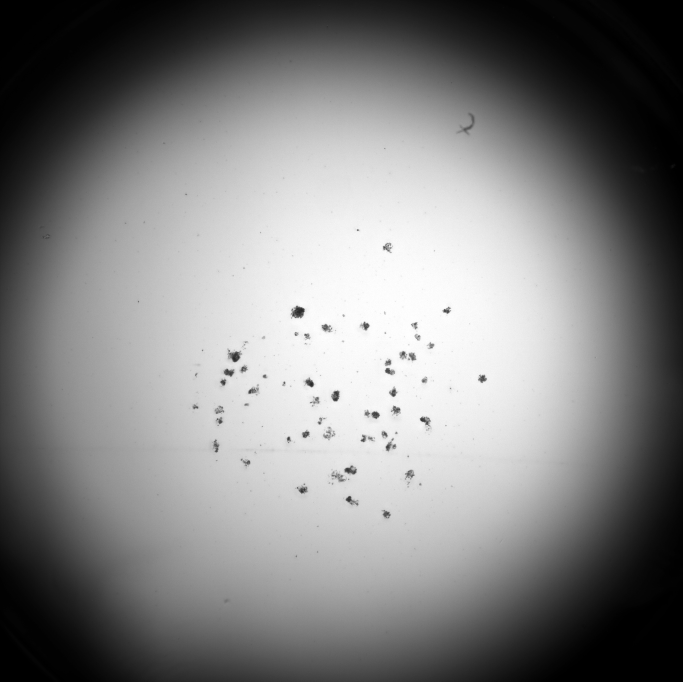
#> input picture examples/crc/input/CRC_D12_J4M-CPT-11_WellE7_ChannelBF-2X_Seq0003_RGB_C1.png, 2048 x 2044 px (shown at 1/3 size); its folder holds 2 pictures in this run
$ python masks.py --masks ../../examples/crc/input --output out.png
#> lines starting #> are read from the running program, lines starting #| are printed output that depends on the picture; after the words box and inside, x2 and y2 are one past the last pixel; in counts of white or black regions, pixels touching at a corner belong together
### oreval/oreval/core.py
"""Model-agnostic evaluation of segmentation-derived functional readouts.

Inputs are plain tables, so any segmenter can be evaluated:
  - readouts: one row per image (image id + numeric readouts, e.g. foreground area), from `readouts_from_masks` or your own pipeline;
  - metadata: one row per image with experimental annotations (control flag, grouping keys, assay value, drug, concentration, line).

Endpoints (each reported with its tier):
  association        Spearman rho(readout, assay) with a cluster bootstrap CI           [control-relative, no fitting]
  dose_direction     sign agreement of rho(conc, readout) and rho(conc, assay)          [control-relative, no fitting]
  within_group_rank  per drug: Spearman over lines of concentration-averaged responses  [control-relative, no fitting]
  general_baseline   ranking from each line's mean assay response to the other drugs    [assay-only reference]
Calibrated predictions (fitting readouts to assay labels) are intentionally left to the user's own model; the tier is recorded.
"""
from __future__ import annotations

import math
from dataclasses import dataclass

import numpy as np
import pandas as pd
from scipy import ndimage as ndi
from scipy.stats import spearmanr

EIGHT = np.ones((3, 3), bool)


# ----------------------------------------------------------------------------- readouts from masks
def readouts_from_mask(mask: np.ndarray, foreground_labels=(1, 2), min_region_px: int = 50) -> dict:
    """Image-only readouts from an integer mask. `foreground_labels` lists the label values counted as foreground."""
#> called with foreground_labels = (1, 2), min_region_px = 50
    fg = np.isin(mask, foreground_labels)
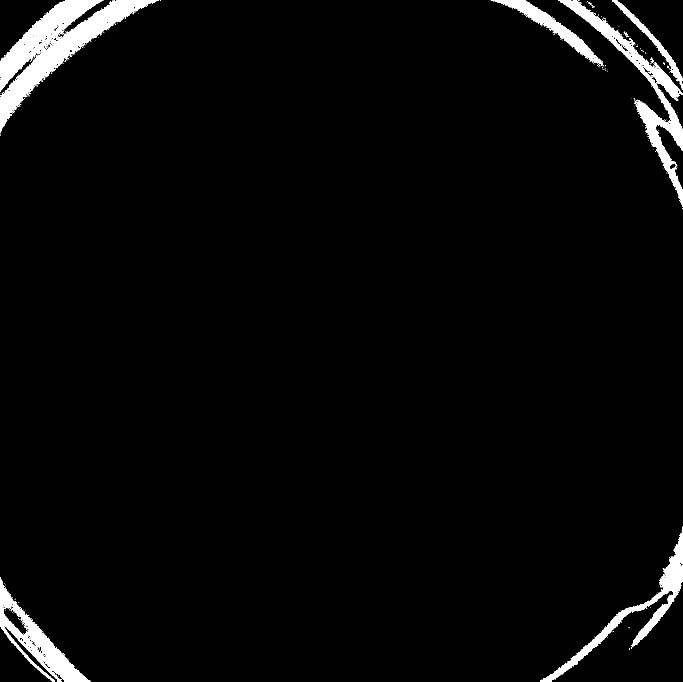
#> fg: shape (2044, 2048, 3) bool (shown at 1/3 size); 3.1% white; 419 white regions (405 under 20 px), largest, box (x1, y1, x2, y2) and area: (0, 0, 476, 400) 50977, (1674, 0, 2048, 621) 26003, (0, 1731, 267, 2044) 18901
#> mask is the input picture: shape (2044, 2048, 3); min 0, max 255, mean 129.1
#> (the run stopped early here; a loop or call above may not have finished)
